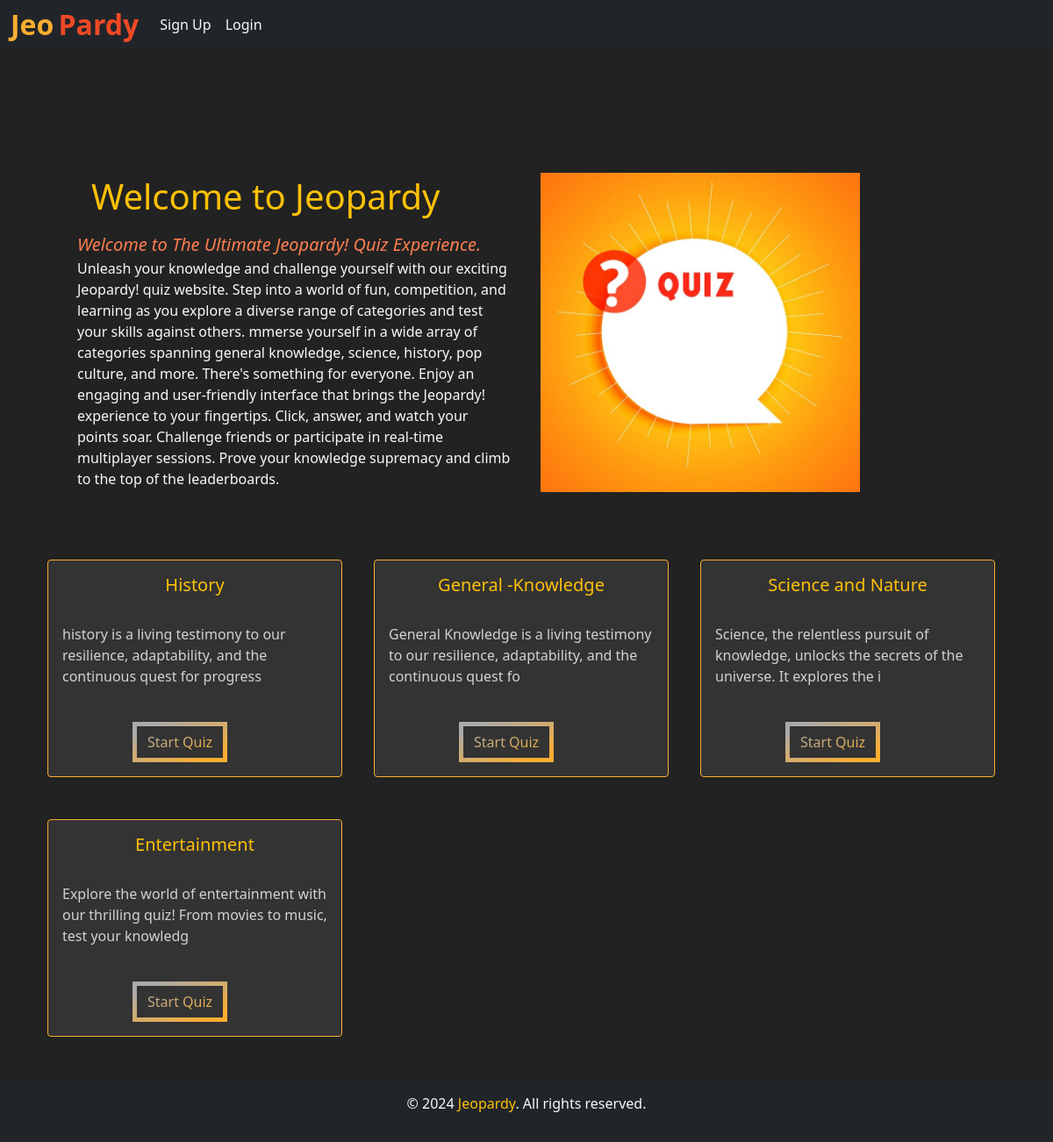
The page / on the database its author committed.
### quizzes/models.py (models this page shows, shortened)
class Quiz(models.Model):
    name = models.CharField(max_length=50)
    desc = models.CharField(max_length=500)
    number_of_questions = models.IntegerField(default=1)
    time = models.IntegerField(help_text="Duration of the quiz in seconds", default="1")
    category = models.ForeignKey(Category, on_delete=models.CASCADE, null=True)

### core/views.py (the view)
# urls.py: 2. Add a URL to urlpatterns:  path('', views.home, name='home')
def home(request):
    quiz = Quiz.objects.all()
    para = {'quiz' : quiz}
    return render(request, "home.html", para)

### core/templates/home.html (shortened to what this page needs)
{% extends 'base.html' %}
{% load static %}
{% block body %}
<br><br><br>
<div class="d-flex flex-wrap justify-content-evenly px-5 pt-3 align-items-center m-4 ">
  <div class="col-6 p-3">
    <h1 class="text-warning m-3" id="header" >Welcome to Jeopardy </h1>
    <p class="text-light"> <span style="color:coral; font-size: 20px; font-style: italic;">Welcome to The Ultimate Jeopardy! Quiz Experience.</span>
      Unleash your knowledge and challenge yourself with our exciting Jeopardy! quiz website. Step into a world of fun, competition, and learning as you explore a diverse range of categories and test your skills against others.
      mmerse yourself in a wide array of categories spanning general knowledge, science, history, pop culture, and more. There's something for everyone.
      Enjoy an engaging and user-friendly interface that brings the Jeopardy! experience to your fingertips. Click, answer, and watch your points soar.
      Challenge friends or participate in real-time multiplayer sessions. Prove your knowledge supremacy and climb to the top of the leaderboards.</p>
  </div>
  <div class="col-6">
<img class="w-75 img-fluid p-3" src="{% static 'header1.jpg' %}" />
  </div>
</div>
<div class="container">
  <div class="container mx-auto mt-5">
    <div class="row">
      {% for i in quiz %}
      <div class="col-md-4">
        <div class="card" style="width: 21rem;">
          <div class="card-body">
            <h5 class="card-title text-warning" style="text-align: center;">{{i.name}}</h5>
            <br>
            <p class="card-text">{{ i.desc|slice:":100" }}</p>
            <br>
            <button data-bs-target="#exampleModal" data-bs-toggle="modal" data-time="{{i.time}}"
              data-questions="{{i.number_of_questions}}" data-name="{{i.name}}" data-id="{{i.id}}" id="btn"
              style="justify-content: center;" class="attempt btn mr-2 modal-button">Start
              Quiz</button>
          </div>
        </div>
      </div>
      {% endfor %}
    </div>
  </div>
</div>
{% endblock %}

### core/templates/base.html (shortened to what this page needs)
<!doctype html>
<html lang="en">
  <head>
    <link href="https://cdn.jsdelivr.net/npm/bootstrap@5.0.2/dist/css/bootstrap.min.css" rel="stylesheet">
  </head>
  <body>
    <nav class="navbar navbar-expand-lg navbar-dark bg-dark ">
        <div class="container-fluid">
          <a class="navbar-brand" href="{% url 'home' %}"><span class="head1">Jeo</span> <span class="head2">Pardy</span></a>
          <div class="collapse navbar-collapse" id="navbarSupportedContent">
              {% if user.is_authenticated %}
              <ul class="navbar-nav me-auto mb-2 mb-lg-0">
                <li class="nav-item">
                  <a class="nav-link text-light" href="#">Welcome {{request.user}}</a>
                </li>
                <li class="nav-item">
                    <a class="nav-link text-light" href="{% url 'logout'%}">Logout</a>
                  </li>
                  {% if user.is_superuser %}
                  <div class="collapse navbar-collapse" id="navbarNavDarkDropdown">
                    <ul class="navbar-nav">
                      <li class="nav-item dropdown">
                        <a class="nav-link dropdown-toggle text-light" href="#" id="navbarDarkDropdownMenuLink" role="button" data-bs-toggle="dropdown" aria-expanded="false">
                          Admin
                        </a>
                        <ul class="dropdown-menu dropdown-menu-dark" aria-labelledby="navbarDarkDropdownMenuLink">
                          <li><a class="dropdown-item text-light" href="{% url 'add_quiz'%}">Add Quiz</a></li>
                          <li><a class="dropdown-item text-light" href="{% url 'quizzes:add_question'%}">Add Questions</a></li>
                          <li><a class="dropdown-item text-light" href="{% url 'quizzes:results' %}">Results</a></li>
                        </ul>
                      </li>
                    </ul>
                  </div>
                  {% endif %}
              </ul>
              {% else %}
              <ul class="navbar-nav me-auto mb-2 mb-lg-0">
                <li class="nav-item">
                    <a class="nav-link text-light" href="{% url 'signup' %}">Sign Up</a>
                </li>
                <li class="nav-item">
                    <a class="nav-link text-light" href="{% url 'login' %}">Login</a>
                </li>
            </ul>
            {% endif %}
          </div>
        </div>
      </nav>
      {% block body %}
      {% endblock %}
  <div class="container-fluid">
    <div class="row">
      <div class="col-lg-12 bg-dark text-light text-center p-3">
        <p>&copy; 2024 <span class="text-warning">Jeopardy</span>. All rights reserved.</p>
      </div>
    </div>
  </div>
  </body>
</html>

### rows shown on the page
Quiz: name "History", desc "history is a living testimony to our resilience, adaptability, and the continuous quest for progress"
Quiz: name "General -Knowledge", desc "General Knowledge is a living testimony to our resilience, adaptability, and the continuous quest fo"
Quiz: name "Science and Nature", desc "Science, the relentless pursuit of knowledge, unlocks the secrets of the universe. It explores the i"
Quiz: name "Entertainment", desc "Explore the world of entertainment with our thrilling quiz! From movies to music, test your knowledg"
